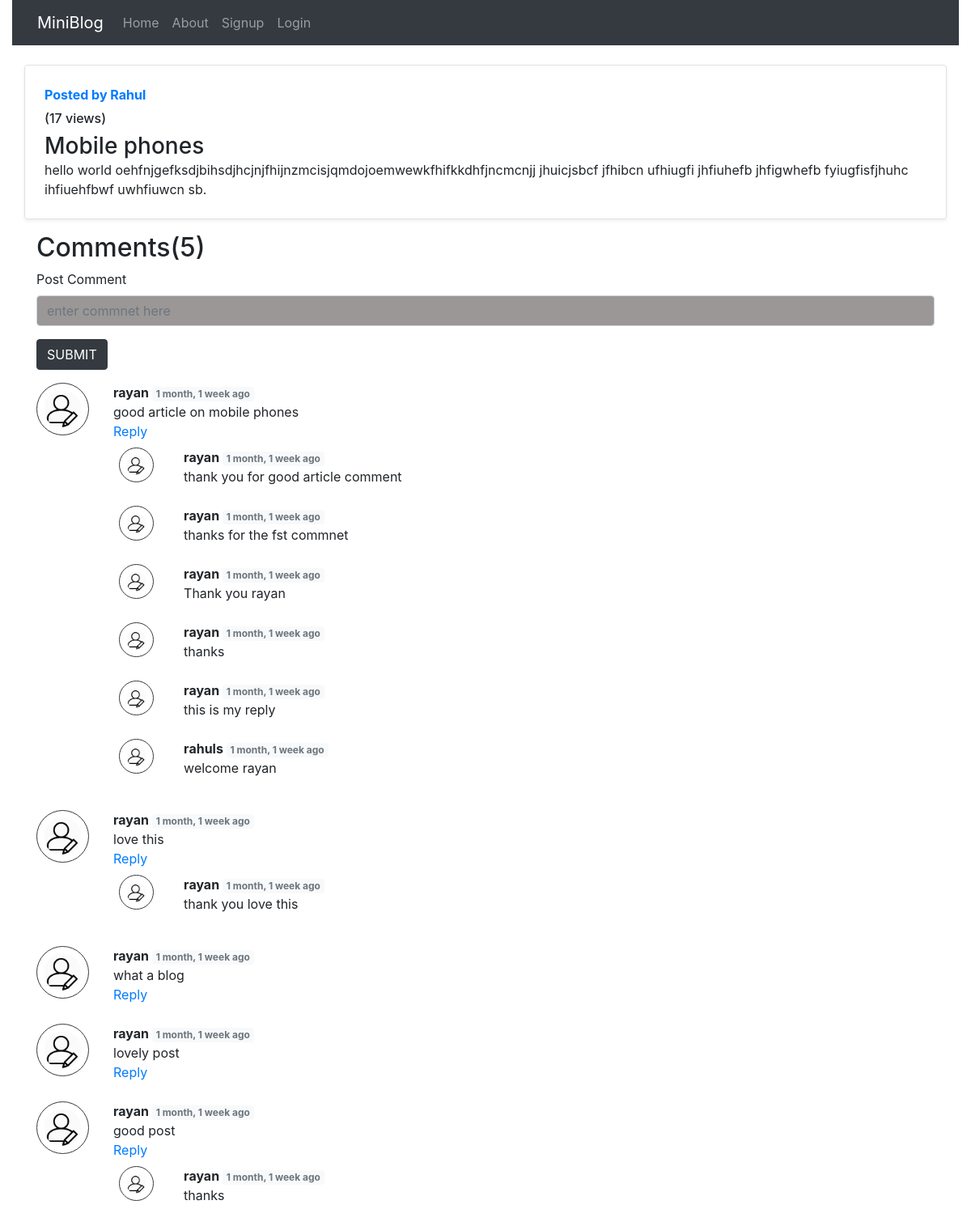
Screenshot of /blogs/10 with the database file from the repository.
### blog/models.py (models this page shows, shortened)
class Post(models.Model):
    title = models.CharField(max_length=150)
    desc = models.TextField()
    author = models.CharField(max_length=50)
    views = models.IntegerField(default=0)
    date_added=models.DateTimeField(auto_now_add=True)
    date_updated=models.DateTimeField(auto_now=True)

class BlogComment(models.Model):
    sno= models.AutoField(primary_key=True)
    comment = models.TextField()
    user = models.ForeignKey(User,on_delete=models.CASCADE)
    post = models.ForeignKey(Post,on_delete=models.CASCADE)
    parent = models.ForeignKey('self',on_delete=models.CASCADE,null=True)
    time_posted = models.DateTimeField(auto_now_add=True)

### blog/views.py (the view)
# urls.py: path('blogs/<int:blogid>',blogs),
def blogs(request,blogid):
    posts= Post.objects.get(id=blogid)
    posts.views = posts.views + 1
    posts.save()
    comments = BlogComment.objects.filter(post=posts,parent=None)
    replies = BlogComment.objects.filter(post=posts).exclude(parent=None)
    replydict = {}
    for reply in replies:
        if reply.parent.sno not in replydict.keys():
            replydict[reply.parent.sno] = [reply]
        else:
            replydict[reply.parent.sno].append(reply)
    return render(request,'blogs.html',{'posts':posts,'comments':comments,'replydict':replydict})

### blog/templatetags/extras.py (called while the page is built)
@register.filter(name='get_val')
def get_val(dict,key):
    return dict.get(key)

### blog/templates/blogs.html (shortened to what this page needs)
{% extends 'base.html' %}
{% load static %}
{% load humanize %}
{% load extras %}
{% block content %}
<div class="row no-gutters border rounded overflow-hidden flex-md-row mt-4  shadow-sm h-md-250 position-relative">
    <div class="col p-4 d-flex flex-column position-static">
        <strong class="d-inline-block mb-2 text-primary "> Posted by {{posts.author}}</strong>
        <h6>({{posts.views}} views) </h6>
        <h3 class="mb-0">{{posts.title}}</h3>
        <p class="card-text mb-auto">{{posts.desc}}</p>
    </div>
</div>
<div class="container mt-3">
    <h2>Comments({{comments.count}})</h2>
    <form action="/postcomment/" method="POST">
        <div class="form-group">
            <label for="commentname">Post Comment</label>
            <input type="text" class="form-control" name="comment" placeholder="enter commnet here" required id="">
        </div>
        <input type="submit" class="btn btn-dark" value="SUBMIT" name="" id="">
    </form>
    {% for comment in comments %}
    <div class="row my-3">
        <div class="col-md-1  ">
            <img class="rounded mx-auto d-block w-100 p-2 border border-dark rounded-pill"
                src="{% static 'images/user.png' %}" alt="user">
        </div>
        <div class="col-md-11"><b>{{comment.user}} </b>
            <small class="text-muted text-dark badge badge-light  "> {{comment.time_posted | naturaltime}}</small>
            <div>{{comment.comment}}
            </div>
            <div class="reply mx-0">
                <a  data-toggle="collapse" href="#replybox{{comment.sno}}" role="button"
                    aria-expanded="false" aria-controls="replybox{{comment.sno}}">
                    Reply
                </a>
                <div class="replies  mt-2">
                    {% for reply in replydict|get_val:comment.sno %}
                    <div class="row">
                        <div class="col-md-1">
                            <img class="rounded mx-auto d-block w-75 p-2 border border-dark rounded-pill"
                src="{% static 'images/user.png' %}" alt="user">
                        </div>
                        <div class="col-md-11">
                            <b>{{reply.user}} </b>
                            <small class="text-muted text-dark badge badge-light  "> {{reply.time_posted | naturaltime}}</small>
                            <div>
                            {{reply.comment}}
                        </div>
                        </div>
                    </div>
                    <br>
                    {% endfor %}
                </div>
            </div>
        </div>
    </div>
    {% endfor %}
</div>
{% endblock content %}

### blog/templates/base.html (shortened to what this page needs)
{% load static %}
<!doctype html>
<html lang="en">
<head>
    <link rel="stylesheet" href="https://cdn.jsdelivr.net/npm/bootstrap@4.5.3/dist/css/bootstrap.min.css"
>
    <link rel="stylesheet" href="{% static 'css/style.css' %}">
</head>
<body>
    <div class="container-fluid">
        {% include 'navbar.html' %}
    </div>
    <div class="container">
        <div class="row">
            {% block content %}
            {% endblock content %}
        </div>
    </div>
</body>
</html>

### blog/templates/navbar.html (shortened to what this page needs)
<nav class="navbar navbar-expand-lg navbar-dark bg-dark">
  <div class="container-fluid">
    <a class="navbar-brand" href="/">MiniBlog</a>
    <div class="collapse navbar-collapse" id="navbarSupportedContent">
      <ul class="navbar-nav ">
        <li class="nav-item {% block homeactive %} {% endblock homeactive %}  ">
          <a class="nav-link" aria-current="page" href="/">Home</a>
        </li>
        <li class="nav-item {% block aboutactive %} {% endblock aboutactive %}">
          <a class="nav-link" href="/about/">About</a>
        </li>
        {% if request.user.is_authenticated %}
        <li class="nav-item {% block contactactive %} {% endblock contactactive %}">
          <a class="nav-link" href="/contact/">Contact</a>
        </li>
        <li class="nav-item {% block dashactive %} {% endblock dashactive %}">
          <a class="nav-link" href="/dashboard/">Dashboard</a>
        </li>
        <li class="nav-item ">
          <a class="nav-link" href="/logout">Logout</a>
        </li>
        <li class="nav-item ">
          <a class="nav-link" href="/changepass/">ChnagePassword</a>
        </li>
        <div class="ml-5">
          <form method="GET" action="/search/" class="form-inline ml-5  my-2 my-lg-0">
            <input class="form-control   mr-sm-2" type="search" placeholder="Search" aria-label="Search" name="query"
              id="query">
            <button class="btn btn-outline-primary   my-2 my-sm-0" type="submit">Search</button>
          </form>
        </div>
        {% else %}
        <li class="nav-item {% block signupactive %} {% endblock signupactive %}">
          <a class="nav-link" href="/signup/">Signup</a>
        </li>
        <li class="nav-item {% block loginactive %} {% endblock loginactive %}">
          <a class="nav-link" href="/login/">Login</a>
        </li>
      </ul>
      {% endif %}
    </div>
  </div>
</nav>

### blog/static/css/style.css (style rules this page uses)
.form-control { background-color: rgb(155, 151, 151); }

### rows the page displays
Post: author "Rahul", views "17", title "Mobile phones", desc "hello world oehfnjgefksdjbihsdjhcjnjfhijnzmcisjqmdojoemwewkfhifkkdhfjncmcnjj jhuicjsbcf jfhibcn ufhiugfi jhfiuhefb jhfigwhefb fyiugfisfjhuhc ihfiuehfbwf uwhfiuwcn sb."
BlogComment: user "rayan", time_posted "1 month, 1 week ago", comment "good article on mobile phones"
BlogComment: user "rayan", time_posted "1 month, 1 week ago", comment "thank you for good article comment"
BlogComment: user "rayan", time_posted "1 month, 1 week ago", comment "thanks for the fst commnet"
BlogComment: user "rayan", time_posted "1 month, 1 week ago", comment "Thank you rayan"
BlogComment: user "rayan", time_posted "1 month, 1 week ago", comment "thanks"
BlogComment: user "rayan", time_posted "1 month, 1 week ago", comment "this is my reply"
BlogComment: user "rahuls", time_posted "1 month, 1 week ago", comment "welcome rayan"
BlogComment: user "rayan", time_posted "1 month, 1 week ago", comment "love this"
BlogComment: user "rayan", time_posted "1 month, 1 week ago", comment "thank you love this"
BlogComment: user "rayan", time_posted "1 month, 1 week ago", comment "what a blog"
BlogComment: user "rayan", time_posted "1 month, 1 week ago", comment "lovely post"
BlogComment: user "rayan", time_posted "1 month, 1 week ago", comment "good post"
BlogComment: user "rayan", time_posted "1 month, 1 week ago", comment "thanks"

### other values shown
{{ comments.count }} "5"
